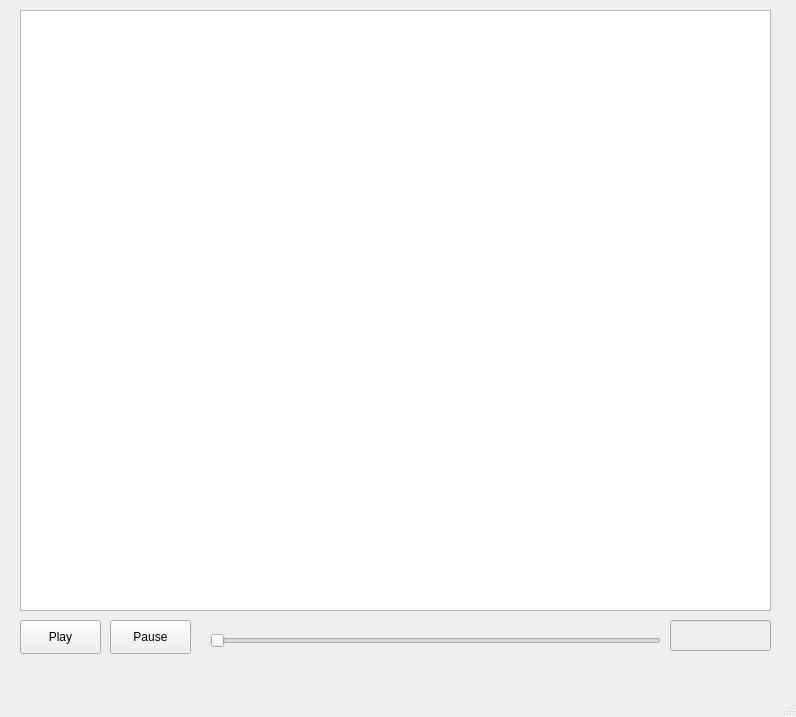
<?xml version="1.0" encoding="UTF-8"?>
<ui version="4.0">
 <class>Slideshow</class>
 <widget class="QMainWindow" name="Slideshow">
  <property name="geometry">
   <rect>
    <x>0</x>
    <y>0</y>
    <width>796</width>
    <height>717</height>
   </rect>
  </property>
  <property name="windowTitle">
   <string>MainWindow</string>
  </property>
  <widget class="QWidget" name="centralwidget">
   <widget class="QGraphicsView" name="graphicsView">
    <property name="geometry">
     <rect>
      <x>20</x>
      <y>10</y>
      <width>751</width>
      <height>601</height>
     </rect>
    </property>
   </widget>
   <widget class="QPushButton" name="playButton">
    <property name="geometry">
     <rect>
      <x>20</x>
      <y>620</y>
      <width>81</width>
      <height>34</height>
     </rect>
    </property>
    <property name="text">
     <string>Play</string>
    </property>
   </widget>
   <widget class="QPushButton" name="pauseButton">
    <property name="geometry">
     <rect>
      <x>110</x>
      <y>620</y>
      <width>81</width>
      <height>34</height>
     </rect>
    </property>
    <property name="text">
     <string>Pause</string>
    </property>
   </widget>
   <widget class="QSlider" name="imageSlider">
    <property name="geometry">
     <rect>
      <x>210</x>
      <y>630</y>
      <width>451</width>
      <height>22</height>
     </rect>
    </property>
    <property name="maximum">
     <number>100</number>
    </property>
    <property name="pageStep">
     <number>1</number>
    </property>
    <property name="orientation">
     <enum>Qt::Horizontal</enum>
    </property>
   </widget>
   <widget class="QLineEdit" name="vary_lineEdit">
    <property name="enabled">
     <bool>false</bool>
    </property>
    <property name="geometry">
     <rect>
      <x>670</x>
      <y>620</y>
      <width>101</width>
      <height>31</height>
     </rect>
    </property>
   </widget>
  </widget>
  <widget class="QMenuBar" name="menubar">
   <property name="geometry">
    <rect>
     <x>0</x>
     <y>0</y>
     <width>796</width>
     <height>22</height>
    </rect>
   </property>
  </widget>
  <widget class="QStatusBar" name="statusbar"/>
 </widget>
 <resources/>
 <connections/>
</ui>
